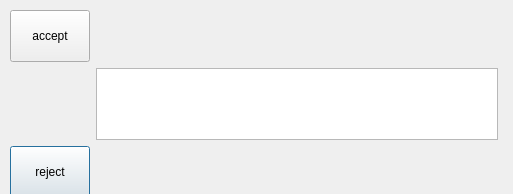
<?xml version="1.0" encoding="UTF-8"?>
<ui version="4.0">
 <class>Dialog</class>
 <widget class="QDialog" name="Dialog">
  <property name="windowModality">
   <enum>Qt::ApplicationModal</enum>
  </property>
  <property name="geometry">
   <rect>
    <x>0</x>
    <y>0</y>
    <width>513</width>
    <height>194</height>
   </rect>
  </property>
  <property name="windowTitle">
   <string>Dialog</string>
  </property>
  <property name="modal">
   <bool>true</bool>
  </property>
  <widget class="QWidget" name="gridLayoutWidget">
   <property name="geometry">
    <rect>
     <x>10</x>
     <y>10</y>
     <width>488</width>
     <height>188</height>
    </rect>
   </property>
   <layout class="QGridLayout" name="gridLayout">
    <item row="2" column="0">
     <widget class="QPushButton" name="pushReject">
      <property name="sizePolicy">
       <sizepolicy hsizetype="Minimum" vsizetype="Minimum">
        <horstretch>0</horstretch>
        <verstretch>0</verstretch>
       </sizepolicy>
      </property>
      <property name="minimumSize">
       <size>
        <width>52</width>
        <height>52</height>
       </size>
      </property>
      <property name="text">
       <string>reject</string>
      </property>
     </widget>
    </item>
    <item row="0" column="1">
     <spacer name="verticalSpacer_2">
      <property name="orientation">
       <enum>Qt::Vertical</enum>
      </property>
      <property name="sizeHint" stdset="0">
       <size>
        <width>20</width>
        <height>40</height>
       </size>
      </property>
     </spacer>
    </item>
    <item row="0" column="0">
     <widget class="QPushButton" name="pushAccept">
      <property name="sizePolicy">
       <sizepolicy hsizetype="Minimum" vsizetype="Minimum">
        <horstretch>0</horstretch>
        <verstretch>0</verstretch>
       </sizepolicy>
      </property>
      <property name="minimumSize">
       <size>
        <width>52</width>
        <height>52</height>
       </size>
      </property>
      <property name="text">
       <string>accept</string>
      </property>
     </widget>
    </item>
    <item row="1" column="0">
     <spacer name="verticalSpacer">
      <property name="orientation">
       <enum>Qt::Vertical</enum>
      </property>
      <property name="sizeHint" stdset="0">
       <size>
        <width>20</width>
        <height>40</height>
       </size>
      </property>
     </spacer>
    </item>
    <item row="2" column="1">
     <spacer name="verticalSpacer_3">
      <property name="orientation">
       <enum>Qt::Vertical</enum>
      </property>
      <property name="sizeHint" stdset="0">
       <size>
        <width>20</width>
        <height>40</height>
       </size>
      </property>
     </spacer>
    </item>
    <item row="1" column="1">
     <widget class="QListWidget" name="listWidget"/>
    </item>
   </layout>
  </widget>
 </widget>
 <resources/>
 <connections/>
</ui>
